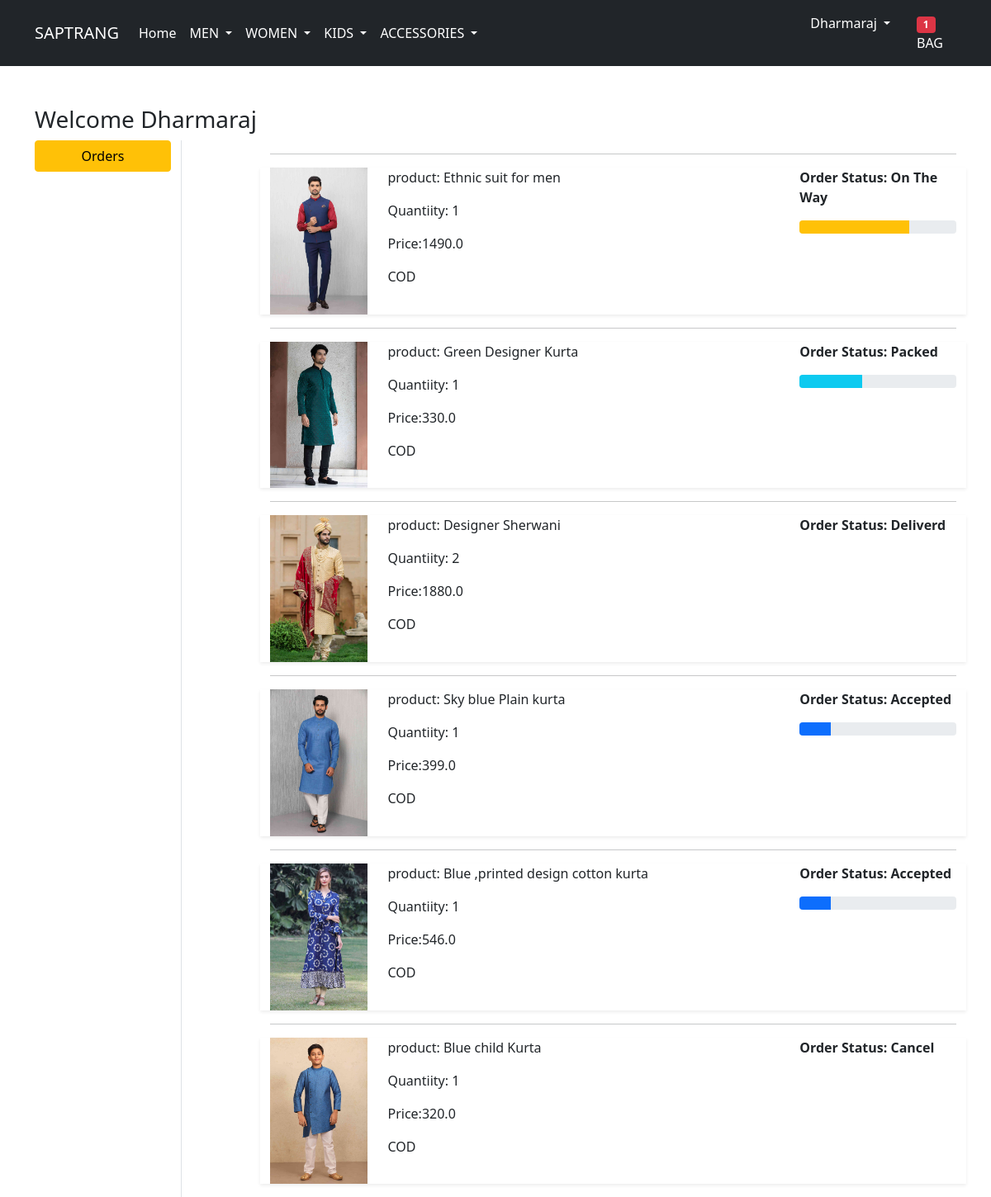
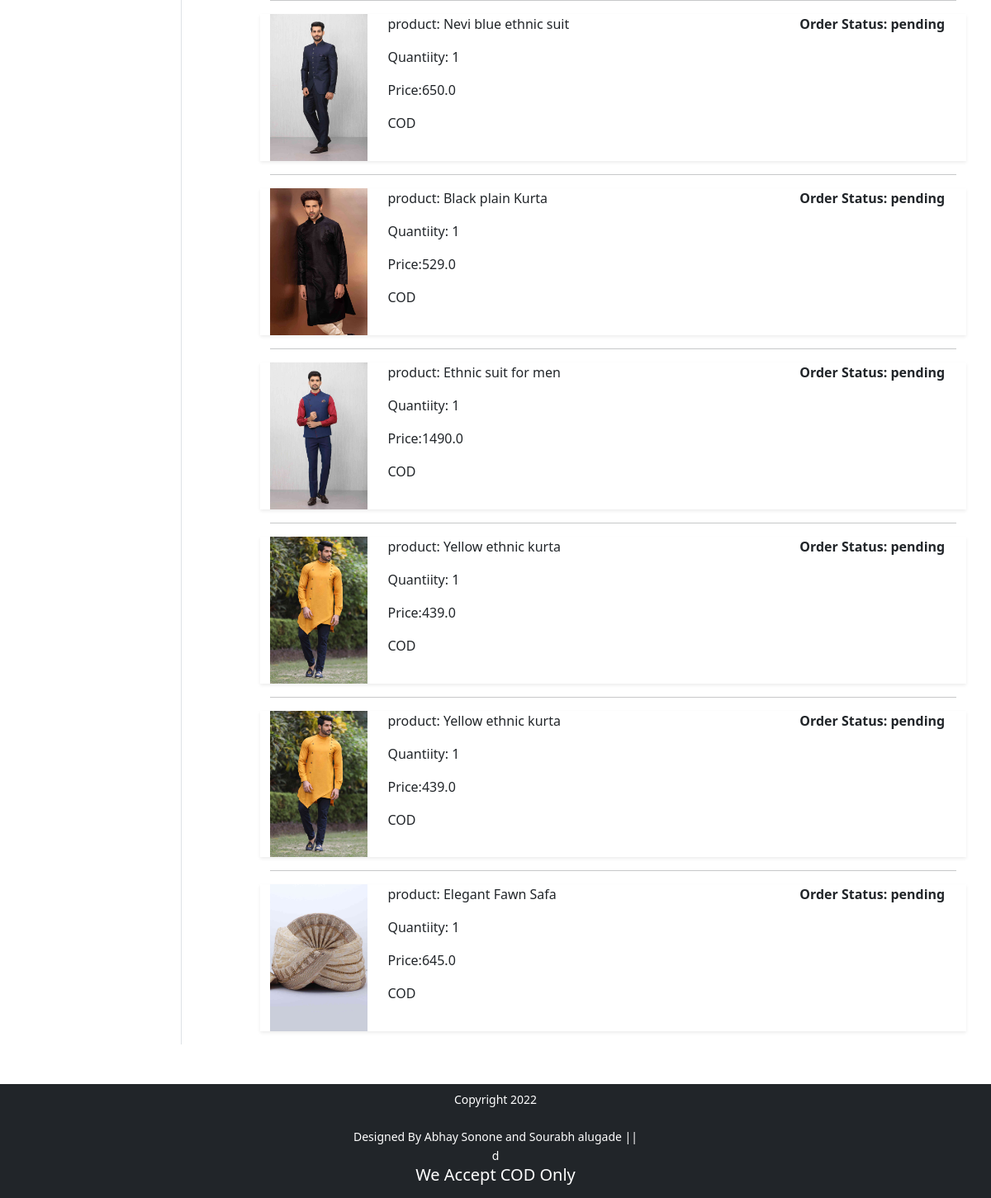
/orders/ (signed in), run on the app's committed database (2 pictures, top to bottom).
### app/models.py (models this page shows, shortened)
class OrderPlaced(models.Model):
    user=models.ForeignKey(User,on_delete=models.CASCADE)
    customer=models.ForeignKey(Customer,on_delete=models.CASCADE)
    product= models.ForeignKey(Product,on_delete=models.CASCADE)
    quantity=models.PositiveBigIntegerField(default=1)
    ordered_date=models.DateTimeField(auto_now_add=True)
    status=models.CharField(max_length=50,choices=STATUS_CHOICES,default='pending')
    @property
    def total_cost(self):
        return self.quantity* self.product.discounted_price

class Product(models.Model):
    title =models.CharField(max_length=100)
    selling_price =models.FloatField()
    discounted_price = models.FloatField()
    description = models.TextField()
    brand = models.CharField(max_length=100)
    category= models.CharField(choices=CATEGORY_CHOICES,max_length=5)
    product_image = models.ImageField(upload_to ="productimg")

### app/views.py (the view)
# urls.py: path('orders/', views.orders, name='orders'),
def orders(request):
 totalitem=0
 op=OrderPlaced.objects.filter(user=request.user)
 if request.user.is_authenticated:
         totalitem= len(Cart.objects.filter(user=request.user))
 return render(request, 'app/orders.html',{'order_placed':op,'totalitem':totalitem})

### app/templates/app/orders.html (shortened to what this page needs)
{% extends 'app/base.html' %}
{% load static %}
{% block main-content %}
<div class="container my-5">
 <div class="row">
 <h3>Welcome {{request.user}}</h3>
  <div class="col-sm-2 border-end">
   <ul class="list-unstyled">
    <li class="d-grid"><a href="{% url 'orders' %}" class="btn btn-warning">Orders</a></li>
   </ul>
  </div>
  <div class="col-sm-9 offset-sm-1">
   {% for op in order_placed %}
   <hr>
   <div class="row shadow-sm mb-3">
    <div class="col-sm-2">
        <img src="{{op.product.product_image.url}}" alt="" srcset="" class="img-fluid" height="150" width="150">
   </div>
   <div class="col-sm-7">
       <p>product: {{op.product.description}}</p>
       <p>Quantiity: {{op.quantity}}</p>
       <p>Price:{{op.total_cost}}</p>
       <p>COD</p>
   </div>
   <div class="col-sm-3 fw-bold">
       <p>Order Status: {{op.status}}</p>
       {% if op.status == 'Accepted' %}
       <div class="progress">
           <div class="progress-bar" role="progressbar" style="width: 20%" aria-valuenow="20" aria-valuemin="0" aria-valuemax="100"></div>
       </div>
       {% endif %}
       {% if op.status == 'Packed' %}
       <div class="progress">
           <div class="progress-bar bg-info" role="progressbar" style="width: 40%" aria-valuenow="40" aria-valuemin="0" aria-valuemax="100"></div>
       </div>
       {% endif %}
       {% if op.status == 'On The Way' %}
       <div class="progress">
           <div class="progress-bar bg-warning" role="progressbar" style="width: 70%" aria-valuenow="70" aria-valuemin="0" aria-valuemax="100"></div>
       </div>
       {% endif %}
    </div>
  </div>
  {% endfor %}
 </div>
</div>
</div>
{% endblock main-content %}

### app/templates/app/base.html (shortened to what this page needs)
<!doctype html>
{% load static %}
<html lang="en">
  <head>
    <link href="https://cdn.jsdelivr.net/npm/bootstrap@5.0.0-beta1/dist/css/bootstrap.min.css" rel="stylesheet">
    <link rel="stylesheet" href="{% static 'app/css/owl.carousel.min.css' %}">
    <link rel="stylesheet" href="{% static 'app/css/all.min.css' %}">
    <link rel="stylesheet" href="{% static 'app/css/style.css' %}">
  </head>
  <body>
    <nav class="navbar navbar-expand-lg navbar-dark bg-dark">
     <div class="container">
       <a class="navbar-brand" href="/">SAPTRANG</a>
       <div class="collapse navbar-collapse" id="navbarSupportedContent">
         <ul class="navbar-nav me-auto mb-2 mb-lg-0">
           <li class="nav-item">
             <a class="nav-link active" aria-current="page" href="/">Home</a>
           </li>
           <li class="nav-item dropdown">
             <a class="nav-link dropdown-toggle text-white" href="#" id="fashionDropdown" role="button" data-bs-toggle="dropdown" aria-expanded="false">
               MEN
             </a>
           </li>
           <li class="nav-item dropdown">
            <a class="nav-link dropdown-toggle text-white" href="#" id="fashionDropdown" role="button" data-bs-toggle="dropdown" aria-expanded="false">
              WOMEN
            </a>
          </li>
          <li class="nav-item dropdown">
            <a class="nav-link dropdown-toggle text-white" href="#" id="fashionDropdown" role="button" data-bs-toggle="dropdown" aria-expanded="false">
              KIDS
            </a>
          </li>
          <li class="nav-item dropdown">
            <a class="nav-link dropdown-toggle text-white" href="#" id="fashionDropdown" role="button" data-bs-toggle="dropdown" aria-expanded="false">
              ACCESSORIES
            </a>
            </li></ul>
       </div>
         <div>
          <ul class="navbar-nav me-auto mb-2 mb-lg-0">
            {%if request.user.is_authenticated %}
           <li class="nav-item dropdown mx-2">
              <a class="nav-link dropdown-toggle text-white" href="#" id="profileDropdown" role="button" data-bs-toggle="dropdown" aria-expanded="false">
                {{request.user.username|capfirst}}
              </a>
            </li>
            <li class="nav-item mx-2">
             <a href="{% url 'cart' %}" class="nav-link text-white"><span class="badge bg-danger">{{totalitem}}</span> BAG </a>
            </li>
            {% endif %}
          </ul>
         </div>
       </div>
    </nav>
    {% block main-content %} {% endblock main-content %}
    <footer class="container-fluid bg-dark text-center p-2 mt-5">
        <small class="text-white"><div>Copyright 2022 </div><div>Designed By Abhay Sonone and Sourabh alugade ||</div>d <h5>We Accept COD Only</h5></small>
    </footer>
  </body>
</html>

### data on the page
OrderPlaced: product.product_image (picture), product.description "Ethnic suit for men", quantity "1", total_cost "1490.0", status "On The Way"
OrderPlaced: product.product_image (picture), product.description "Green Designer Kurta", quantity "1", total_cost "330.0", status "Packed"
OrderPlaced: product.product_image (picture), product.description "Designer Sherwani", quantity "2", total_cost "1880.0", status "Deliverd"
OrderPlaced: product.product_image (picture), product.description "Sky blue Plain kurta", quantity "1", total_cost "399.0", status "Accepted"
OrderPlaced: product.product_image (picture), product.description "Blue ,printed design cotton kurta", quantity "1", total_cost "546.0", status "Accepted"
OrderPlaced: product.product_image (picture), product.description "Blue child Kurta", quantity "1", total_cost "320.0", status "Cancel"
OrderPlaced: product.product_image (picture), product.description "Nevi blue ethnic suit", quantity "1", total_cost "650.0", status "pending"
OrderPlaced: product.product_image (picture), product.description "Black plain Kurta", quantity "1", total_cost "529.0", status "pending"
OrderPlaced: product.product_image (picture), product.description "Ethnic suit for men", quantity "1", total_cost "1490.0", status "pending"
OrderPlaced: product.product_image (picture), product.description "Yellow ethnic kurta", quantity "1", total_cost "439.0", status "pending"
OrderPlaced: product.product_image (picture), product.description "Yellow ethnic kurta", quantity "1", total_cost "439.0", status "pending"
OrderPlaced: product.product_image (picture), product.description "Elegant Fawn Safa", quantity "1", total_cost "645.0", status "pending"

### other printed values
{{ request.user.username|capfirst }} "Dharmaraj"
{{ totalitem }} "1"
{{ request.user }} "Dharmaraj"
